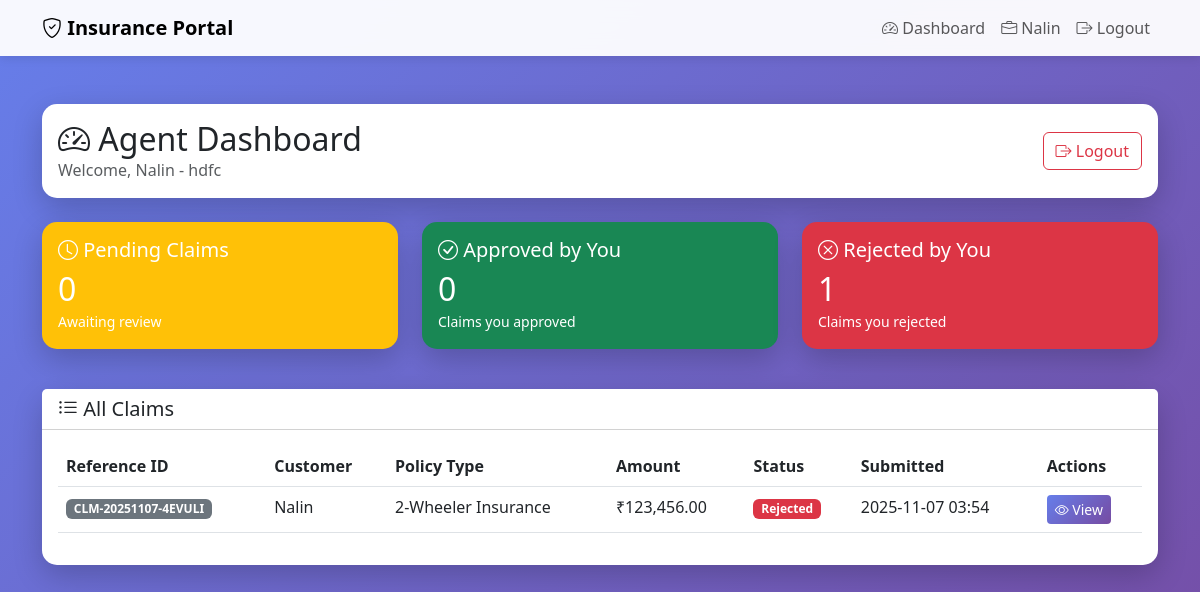
Screenshot of /agent/dashboard (signed in) with the database file from the repository.
### app.py (models this page shows)
class Agent(db.Model):
    id = db.Column(db.Integer, primary_key=True)
    email = db.Column(db.String(120), unique=True, nullable=False)
    username = db.Column(db.String(80), unique=True, nullable=False)
    password = db.Column(db.String(120), nullable=False)
    company_name = db.Column(db.String(120), nullable=False)
    agent_code = db.Column(db.String(20), unique=True, nullable=False)
    created_at = db.Column(db.DateTime, default=datetime.utcnow)
    reviewed_claims = db.relationship('Claim', backref='reviewed_by_agent', lazy=True, foreign_keys='Claim.reviewed_by')

class Claim(db.Model):
    id = db.Column(db.Integer, primary_key=True)
    reference_id = db.Column(db.String(20), unique=True, nullable=False)
    user_id = db.Column(db.Integer, db.ForeignKey('user.id'), nullable=False)
    policy_type = db.Column(db.String(50), nullable=False)
    claim_amount = db.Column(db.Float, nullable=False)
    description = db.Column(db.Text, nullable=False)
    document_path = db.Column(db.String(200))
    status = db.Column(db.String(20), default='Pending')
    reviewed_by = db.Column(db.Integer, db.ForeignKey('agent.id'))
    review_notes = db.Column(db.Text)
    submitted_at = db.Column(db.DateTime, default=datetime.utcnow)
    updated_at = db.Column(db.DateTime, default=datetime.utcnow, onupdate=datetime.utcnow)

class User(db.Model):
    id = db.Column(db.Integer, primary_key=True)
    email = db.Column(db.String(120), unique=True, nullable=False)
    username = db.Column(db.String(80), unique=True, nullable=False)
    password = db.Column(db.String(120), nullable=False)
    created_at = db.Column(db.DateTime, default=datetime.utcnow)
    claims = db.relationship('Claim', backref='user', lazy=True)

### app.py (the view)
@app.route('/agent/dashboard')
@agent_login_required
def agent_dashboard():
    agent = Agent.query.get(session['agent_id'])
    pending_claims = Claim.query.filter_by(status='Pending').count()
    approved_claims = Claim.query.filter_by(reviewed_by=agent.id, status='Approved').count()
    rejected_claims = Claim.query.filter_by(reviewed_by=agent.id, status='Rejected').count()
    all_claims = Claim.query.order_by(Claim.submitted_at.desc()).all()
    return render_template('agent_dashboard.html',
                         agent=agent,
                         claims=all_claims,
                         pending_claims=pending_claims,
                         approved_claims=approved_claims,
                         rejected_claims=rejected_claims)

### app.py (called while the page is built)
def agent_login_required(f):
    @wraps(f)
    def decorated_function(*args, **kwargs):
        if 'agent_id' not in session:
            flash('Please login as an agent first.', 'warning')
            return redirect(url_for('agent_login'))
        return f(*args, **kwargs)
    return decorated_function

### templates/agent_dashboard.html (shortened to what this page needs)
{% extends "base.html" %}
{% block content %}
<div class="row">
    <div class="col-12">
        <div class="card mb-4">
            <div class="card-body">
                <div class="d-flex justify-content-between align-items-center">
                    <div>
                        <h2 class="mb-0">
                            <i class="bi bi-speedometer2"></i> Agent Dashboard
                        </h2>
                        <p class="text-muted mb-0">Welcome, {{ session.agent_username }} - {{ session.agent_company }}</p>
                    </div>
                    <a href="{{ url_for('agent_logout') }}" class="btn btn-outline-danger">
                        <i class="bi bi-box-arrow-right"></i> Logout
                    </a>
                </div>
            </div>
        </div>
    </div>
</div>
<div class="row mb-4">
    <div class="col-md-4">
        <div class="card text-white bg-warning mb-3">
            <div class="card-body">
                <h5 class="card-title">
                    <i class="bi bi-clock"></i> Pending Claims
                </h5>
                <h2 class="mb-0">{{ pending_claims }}</h2>
                <small>Awaiting review</small>
            </div>
        </div>
    </div>
    <div class="col-md-4">
        <div class="card text-white bg-success mb-3">
            <div class="card-body">
                <h5 class="card-title">
                    <i class="bi bi-check-circle"></i> Approved by You
                </h5>
                <h2 class="mb-0">{{ approved_claims }}</h2>
                <small>Claims you approved</small>
            </div>
        </div>
    </div>
    <div class="col-md-4">
        <div class="card text-white bg-danger mb-3">
            <div class="card-body">
                <h5 class="card-title">
                    <i class="bi bi-x-circle"></i> Rejected by You
                </h5>
                <h2 class="mb-0">{{ rejected_claims }}</h2>
                <small>Claims you rejected</small>
            </div>
        </div>
    </div>
</div>
<div class="row">
    <div class="col-12">
        <div class="card">
            <div class="card-header bg-white">
                <h5 class="mb-0">
                    <i class="bi bi-list-ul"></i> All Claims
                </h5>
            </div>
            <div class="card-body">
                {% if claims %}
                    <div class="table-responsive">
                        <table class="table table-hover">
                            <thead>
                                <tr>
                                    <th>Reference ID</th>
                                    <th>Customer</th>
                                    <th>Policy Type</th>
                                    <th>Amount</th>
                                    <th>Status</th>
                                    <th>Submitted</th>
                                    <th>Actions</th>
                                </tr>
                            </thead>
                            <tbody>
                                {% for claim in claims %}
                                <tr>
                                    <td>
                                        <span class="badge bg-secondary">{{ claim.reference_id }}</span>
                                    </td>
                                    <td>{{ claim.user.username }}</td>
                                    <td>{{ claim.policy_type }}</td>
                                    <td>₹{{ "{:,.2f}".format(claim.claim_amount) }}</td>
                                    <td>
                                        {% if claim.status == 'Pending' %}
                                            <span class="badge bg-warning">{{ claim.status }}</span>
                                        {% elif claim.status == 'Approved' %}
                                            <span class="badge bg-success">{{ claim.status }}</span>
                                        {% elif claim.status == 'Rejected' %}
                                            <span class="badge bg-danger">{{ claim.status }}</span>
                                        {% else %}
                                            <span class="badge bg-info">{{ claim.status }}</span>
                                        {% endif %}
                                    </td>
                                    <td>{{ claim.submitted_at.strftime('%Y-%m-%d %H:%M') }}</td>
                                    <td>
                                        <a href="{{ url_for('agent_review_claim', reference_id=claim.reference_id) }}"
                                           class="btn btn-sm btn-primary">
                                            {% if claim.status == 'Pending' %}
                                                <i class="bi bi-clipboard-check"></i> Review
                                            {% else %}
                                                <i class="bi bi-eye"></i> View
                                            {% endif %}
                                        </a>
                                    </td>
                                </tr>
                                {% endfor %}
                            </tbody>
                        </table>
                    </div>
                {% else %}
                    <div class="text-center py-5">
                        <i class="bi bi-inbox" style="font-size: 4rem; color: #ccc;"></i>
                        <h4 class="mt-3">No claims yet</h4>
                        <p class="text-muted">Claims will appear here once customers submit them</p>
                    </div>
                {% endif %}
            </div>
        </div>
    </div>
</div>
{% endblock %}

### templates/base.html (style rules this page uses)
body { background: linear-gradient(135deg, #667eea 0%, #764ba2 100%); min-height: 100vh; }
.card { border: none; border-radius: 15px; box-shadow: 0 10px 30px rgba(0,0,0,0.2); }
.btn-primary { background: linear-gradient(135deg, #667eea 0%, #764ba2 100%); border: none; }

### rows the page displays
Agent: agent_company "hdfc"
Claim: reference_id "CLM-20251107-4EVULI", user.username "Nalin", policy_type "2-Wheeler Insurance", claim_amount "123,456.00", status "Rejected", submitted_at "2025-11-07 03:54", shows "View"

### other values shown
{{ session.agent_username }} "Nalin"
{{ pending_claims }} "0"
{{ approved_claims }} "0"
{{ rejected_claims }} "1"
